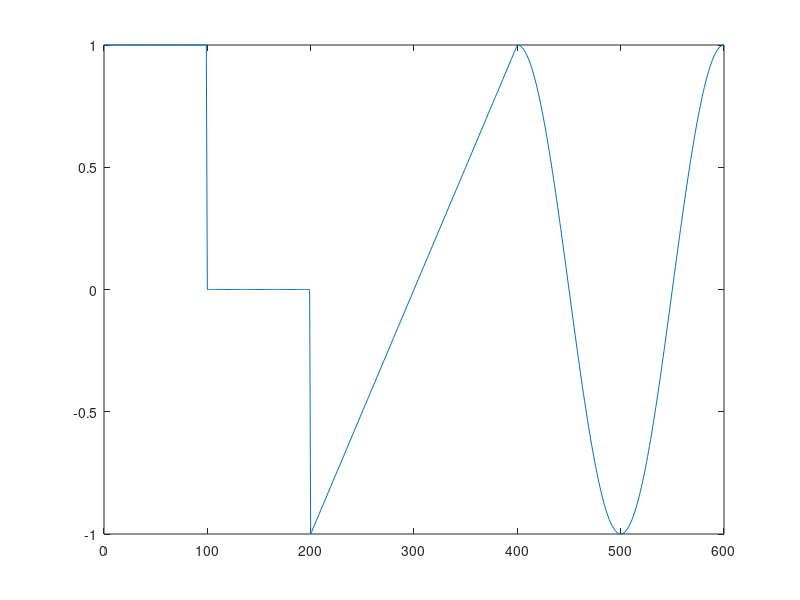

Write the MATLAB code that produced this figure.
clc
% Copy graph
x = ones(600,1);                        % Creating column vector of ones size 600
x(100:200) = zeros(101,1);              % Replacing rows 100 through 200 with value 0
x(200:400) = [-1:1/100:1];              % Replacing rows 200 through 400 with values from -1 to 1 with stepsize 2/200
x(400:600) = cos([0:pi/100:2*pi]);      % Replacing rows 400 through 600 with a period of cos
plot(x)
% Use length to generate a column vector t
t = ones(length(x),1);
t = [0:.01:(600*.01)];
% Define y(t) as a sinusoid with angular frequency w=10*pi
w = 10*pi
y = ones(length(t),1);
y(:,1) = sin(w*t)